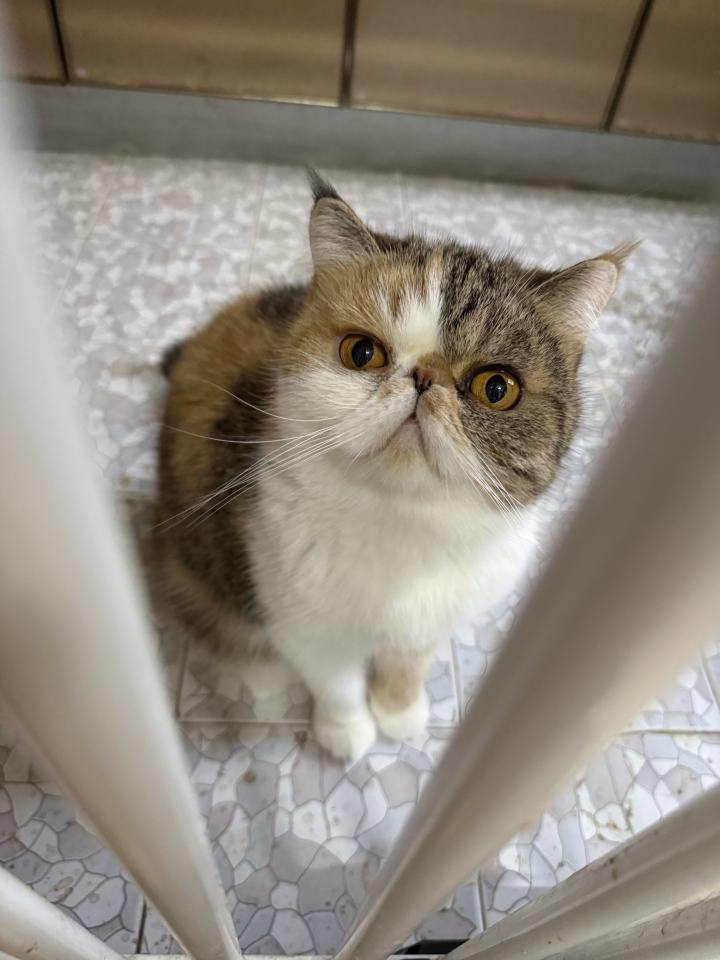
#> input picture MayOS_0.3.0-pre1/assets/easter-cat.jpg, 2880 x 3840 px (shown at 1/4 size)
$ python photo.py
#> lines starting #> are read from the running program, lines starting #| are printed output that depends on the picture
#!/usr/bin/env python3
"""Compile the supplied photo into RGB565 pixels for the freestanding kernel.

This is asset format conversion, preserving the full photo's aspect ratio.
No JPEG decoder or external image service is required at runtime.
"""
from pathlib import Path
from PIL import Image,ImageOps
root=Path(__file__).resolve().parents[1]
with Image.open(root/'assets/easter-cat.jpg') as original:
#> original is the input picture: PIL image 2880x3840 RGB; mean R, G, B 144, 137.5, 126.4
    photo=ImageOps.exif_transpose(original).convert('RGB')
    photo.thumbnail((360,480),Image.Resampling.LANCZOS)
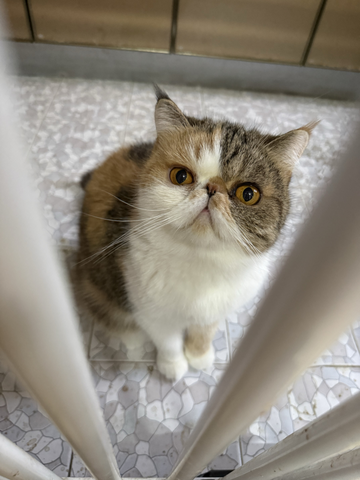
#> photo: PIL image 360x480 RGB; mean R, G, B 144, 137.5, 126.5
    width,height=photo.size
#> width = 360; height = 480
    raw=photo.tobytes()
    values=[((r>>3)<<11)|((g>>2)<<5)|(b>>3) for r,g,b in zip(raw[0::3],raw[1::3],raw[2::3])]
#> values = 172800 items
out=root/'build/cat_image.h';out.parent.mkdir(exist_ok=True)
with out.open('w') as f:
    f.write('/* Generated from assets/easter-cat.jpg by scripts/photo.py. */\n')
    f.write(f'#define CAT_W {width}\n#define CAT_H {height}\n')
    f.write('static const unsigned short cat_rgb565[CAT_W*CAT_H]={\n')
    for i in range(0,len(values),24):f.write(','.join(f'0x{v:04x}' for v in values[i:i+24])+',\n')
#> this loop made 7200 passes
#> i on passes 2 to 4: 24, 48, 72
    f.write('};\n')
print(f'photo: {width} x {height}, RGB565 -> {out}')
#| photo: 360 x 480, RGB565 -> MayOS_0.3.0-pre1/build/cat_image.h
